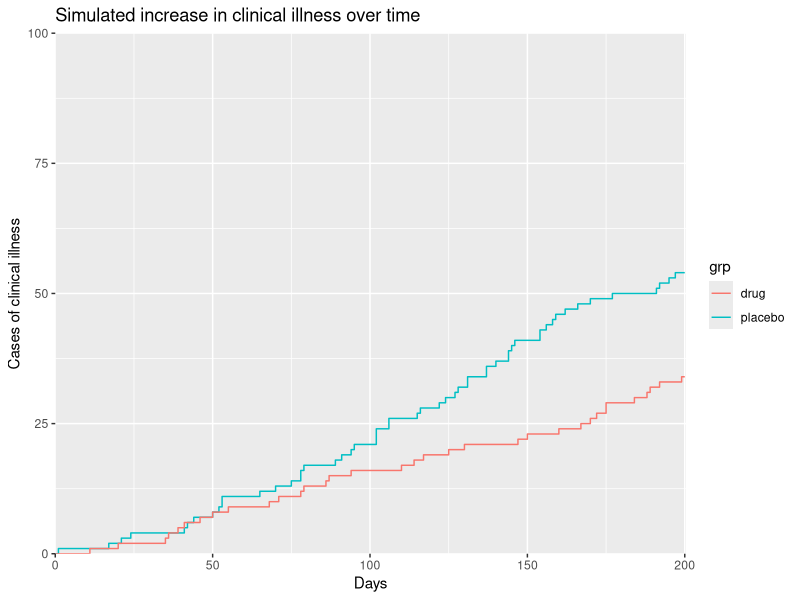
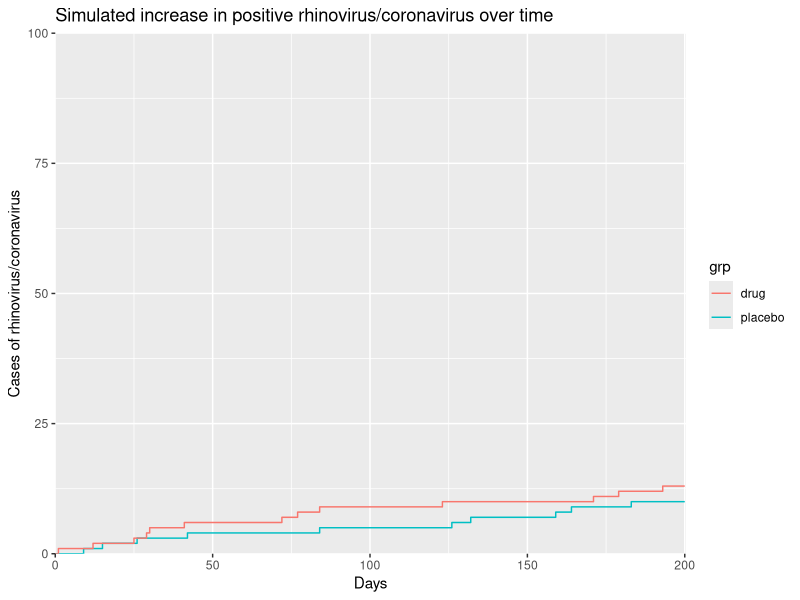

Reproduce these figures in R, in order. (Note: this script raises an error after producing the figures.)
library(ggplot2)
library(gridExtra)

gen_pois <- function(){ # function that generates 300 poisson numbers with a mean of 2.5
  pois <- rpois(300,2.5)

  table(factor(pois,levels=0:11)) # puts the numbers into a frequency table which contains levels from 0 to 11
}

total_pois <- function(freq){ # function to calculate the total clinical illnesses in a frequency table
  total <- 0 # sets the total to zero (assignment operators are =, <- and ->)

  rep <- 0
  for(j in freq){
    total <- total + (j * rep) # total gets the original total plus 'j' (the number of colds from the table) times by 'rep' (the number of colds that people in that group experienced)
    rep <- rep + 1 # no ++ or += in R, so to add 1 to a value you must do it like this
  }

  total # instead of using a return method, R has a built-in way to return values simply by typing out the variable with no logical/assignment operators
}

total_pois_4 <- function(freq){ # function to calculate the total of colds, but treating above 4 as 4
  total_a4 <- 0 # variable (a4 for above 4)
  rep <- 0
  for(k in freq){
    total_a4 <- total_a4 + (k * rep)
    if(rep < 4){ # all similar as above, except the 'rep' variable is capped off at 4.
      rep <- rep + 1
    }
  }

  total_a4 # returns
}

virustypes <- function(t){
  retval = c(0,0)
  for(v in 1:t){
    r <- runif(1)
    if(r >= 0.5){
      retval[1] <- retval[1] + 1
      r <- runif(1)
      if(r <= 0.65){
        retval[2] <- retval[2] + 1
      }
    }
  }

  retval
}

e <- as.numeric(gen_pois()) # as.numeric() returns just the frequencies from the table, and not the reference numbers

total <- total_pois(e) # initialise the total variable
total_0 <- e[1] # intialise the total number of 0 colds variable (indexing starts at 1)
total_4 <- sum(e[5:11]) # initialise the total number of 4+ colds variable (indexing using a range; sum adds up all the numbers)
total_a4 <- total_pois_4(e) # initialise the total_a4 variable
groups <- matrix(0,ncol=2,nrow=20) # groups is the variable which contains the sample sizes
colnames(groups) <- c('PLACEBO','DRUG') # add names to the columns

groups.positive <- matrix(0,ncol=2,nrow=20) # groups is the variable which contains the sample sizes
colnames(groups.positive) <- c('PLACEBO','DRUG') # add names to the columns

d <- data.frame( # data for plotting
  x = 0:11,
  y = e
)

ti.placebo.clinical <- c()
ti.drug.clinical <- c() # intialise 2 empty time variables
for(j in 1:total_pois_4(e)){
  r <- runif(1) # runif(1) generates a single random decimal between 0 and 1
  if(r >= 0.75){ # 1 in 4
    r = runif(1)
    if(r <= 0.25){
      groups[1,1] <- groups[1,1] + 1 # increase the first group by 1
      ti.placebo.clinical <- c(ti.placebo.clinical,sample(1:200,1)) # sample(1:200,1) generates 1 random integer in the range 1:200. add it to the time variable for the placebos
    }
  }else{
    r = runif(1)
    if(r <= 0.0625){
      groups[1,2] <- groups[1,2] + 1 # increase the second group by 1
      ti.drug.clinical <- c(ti.drug.clinical,sample(1:200,1))
    }
  }
}
ti.placebo.clinical <- as.numeric(table(factor(ti.placebo.clinical,levels=0:200))) # turn the times into a list of frequencies by feeding it through many functions
ti.drug.clinical <- as.numeric(table(factor(ti.drug.clinical,levels=0:200)))


e <- virustypes(total_pois_4(e))

print(e)
print(e[2])

ti.placebo.positive <- c()
ti.drug.positive <- c() # intialise 2 empty time variables
for(j in 1:e[2]){
  r <- runif(1) # runif(1) generates a single random decimal between 0 and 1
  if(r >= 0.75){ # 1 in 4
    r = runif(1) # generate another float to check if they get an infection
    if(r <= 0.25){
      groups.positive[1,1] <- groups.positive[1,1] + 1 # increase the first group by 1
      ti.placebo.positive <- c(ti.placebo.positive,sample(1:200,1)) # sample(1:200,1) generates 1 random integer in the range 1:200. add it to the time variable for the placebos
    }
  }else{
    r = runif(1)
    if(r <= 0.0625){
      groups.positive[1,2] <- groups.positive[1,2] + 1 # increase the second group by 1
      ti.drug.positive <- c(ti.drug.positive,sample(1:200,1))
    }
  }
}
ti.placebo.positive <- as.numeric(table(factor(ti.placebo.positive,levels=0:200))) # turn the times into a list of frequencies by feeding it through many functions
ti.drug.positive <- as.numeric(table(factor(ti.drug.positive,levels=0:200)))

d.t.drug.positive <- data.frame(
  x = 0:200, # range 0 to 200 for the x axis
  y = cumsum(ti.drug.positive), # cumulative sum of the time, then times by 0.25 to get an approximation for the amount of infections
  grp = 'drug' # name the group 'placebo' (this appears on the side of the step chart)
)

d.t.placebo.positive <- data.frame(
  x = 0:200, # range 0 to 200 for the x axis
  y = cumsum(ti.placebo.positive), # cumulative sum of the time, then times by 0.25 to get an approximation for the amount of infections
  grp = 'placebo' # name the group 'placebo' (this appears on the side of the step chart)
)

d.t.drug.clinical <- data.frame(
  x = 0:200, # range 0 to 200 for the x axis
  y = cumsum(ti.drug.clinical), # cumulative sum of the time, then times by 0.25 to get an approximation for the amount of infections
  grp = 'drug' # name the group 'placebo' (this appears on the side of the step chart)
)

d.t.placebo.clinical <- data.frame(
  x = 0:200,
  y = cumsum(ti.placebo.clinical),
  grp = 'placebo'
)

p <- ggplot(d,aes(x,y)) + # assign data (d) and aesthetics (x,y) to the graph
  geom_point() + # point graph
  expand_limits(x=0,y=0) + # start the axis at exactly 0,0
  scale_x_continuous(expand=c(0,0),limits=c(0,10.5)) +
  scale_y_continuous(expand=c(0,0),limits=c(0,100)) +
  ggtitle('Simulated number of clinical illnesses per family') + # plot title
  xlab('Number of clinical illnesses') + # plot labels
  ylab('Families')

p.t <- ggplot(d.t.placebo.clinical,aes(x,y)) +
  expand_limits(x=0,y=0) +
  scale_x_continuous(expand=c(0,0),limits=c(0,200.5)) +
  scale_y_continuous(expand=c(0,0),limits=c(0,100)) +
  ggtitle('Simulated increase in clinical illness over time') +
  xlab('Days') +
  ylab('Cases of clinical illness')

p.t2 <- ggplot(d.t.placebo.clinical,aes(x,y)) + # this graph is rendered immediately
  expand_limits(x=0,y=0) +
  scale_x_continuous(expand=c(0,0),limits=c(0,200.5)) +
  scale_y_continuous(expand=c(0,0),limits=c(0,100)) +
  ggtitle('Simulated increase in clinical illness over time') +
  xlab('Days') +
  ylab('Cases of clinical illness')

p.t2 <- p.t2 + geom_step(data=d.t.placebo.clinical,aes(x=x,y=y,color=grp)) + geom_step(data=d.t.drug.clinical,aes(x=x,y=y,color=grp))
pdf(file='clinical_illness1.pdf') # open pdf of this name
print(p.t2) # print to pdf
dev.off() # close file

p.t3 <- ggplot(d.t.placebo.positive,aes(x,y)) + # this graph is rendered immediately
  expand_limits(x=0,y=0) +
  scale_x_continuous(expand=c(0,0),limits=c(0,200.5)) +
  scale_y_continuous(expand=c(0,0),limits=c(0,100)) +
  ggtitle('Simulated increase in positive rhinovirus/coronavirus over time') +
  xlab('Days') +
  ylab('Cases of rhinovirus/coronavirus')

p.t3 <- p.t3 + geom_step(data=d.t.placebo.positive,aes(x=x,y=y,color=grp)) + geom_step(data=d.t.drug.positive,aes(x=x,y=y,color=grp))
pdf(file='positive_illness1.pdf') # open pdf of this name
print(p.t3) # print to pdf
dev.off() # close file


for(i in 2:20){ # repeats x times and draws to plot
  e <- as.numeric(gen_pois())

  ## reassigning variables: ##
  d2 <- data.frame(
    x = 0:11,
    y = e
  )

  total_a4 <- (total_a4 + total_pois_4(e)) / 2
  total_4 <- c(total_4, sum(e[5:11]))
  total_0 <- c(total_0, e[1]) # 'c' is the function for a vector or a list of numbers
  total <- (total + total_pois(e)) / 2 # averages
  d <- (d + d2) / 2 # averages
  p <- p + geom_point(data=d2) # add points to the graph for the new data
  old_ti.placebo.positive <- ti.placebo.positive
  old_ti.drug.positive <- ti.drug.positive
  old_ti.placebo.clinical = ti.placebo.clinical
  old_ti.drug.clinical = ti.drug.clinical
  ti.placebo.clinical = c()
  ti.drug.clincal = c()

  for(j in 1:total_pois_4(e)){ # group assigning and time sampling
    r <- runif(1)
    if(r >= 0.75){
      r = runif(1) # generate another float to check if they get an infection
      if(r <= 0.25){
        groups[i,1] <- groups[i,1] + 1
        ti.placebo.clinical <- c(ti.placebo.clinical,sample(1:200,1))
      }
    }else{
      r = runif(1)
      if(r<=0.0625){
        groups[i,2] <- groups[i,2] + 1
        ti.drug.clinical <- c(ti.drug.clinical,sample(1:200,1))
      }
    }
  }
  ti.placebo.clinical <- as.numeric(table(factor(ti.placebo.clinical,levels=0:200)))
  ti.drug.clinical <- as.numeric(table(factor(ti.drug.clinical,levels=0:200)))

  ti.placebo.clinical <- (ti.placebo.clinical + old_ti.placebo.clinical) / 2
  ti.drug.clinical <- (ti.drug.clinical + old_ti.drug.clinical) / 2 # averaging

  e <- virustypes(total_pois_4(e))

  ti <- c()
  ti2 <- c() # give these variables different names and then recreate them as empty

  for(j in 1:e[2]){ # group assigning and time sampling
    r <- runif(1)
    if(r >= 0.75){
      r = runif(1)
      if(r <= 0.25){
        groups.positive[i,1] <- groups.positive[i,1] + 1
        ti.placebo.positive <- c(ti.placebo.positive,sample(1:200,1))
      }
    }else{
      r = runif(i)
      if(r <= 0.0625){
        groups.positive[i,2] <- groups.positive[i,2] + 1
        ti.drug.positive <- c(ti.drug.positive,sample(1:200,1))
      }
    }
  }
  ti.placebo.positive <- as.numeric(table(factor(ti.placebo.positive,levels=0:200)))
  ti.drug.positive <- as.numeric(table(factor(ti.drug.positive,levels=0:200)))

  ti.placebo.positive <- (ti + old_ti.placebo.positive) / 2
  ti.drug.positive <- (ti2 + old_ti.drug.positive) / 2 # averaging

}

p <- p + geom_smooth(data=d,method='loess') # make a smooth curve
#p <- p + geom_histogram(data=d,stat='identity',alpha=0.15) # unhash this line to draw a histogram

d.t <- data.frame(
  x = 0:200,
  y = cumsum(ti.placebo.clinical), # cumulative sums and set this up properly
  grp = 'placebo'
)

d.t2 <- data.frame(
  x = 0:200,
  y = cumsum(ti.drug.clinical), # times down for the expected effectiveness in the drug group
  grp = 'drug'
)

d.tt <- data.frame(
  x = 0:200,
  y = d.t2$y + d.t$y,
  grp = 'all'
)

p.t <- p.t + geom_step(data=d.t,aes(x=x,y=y,color=grp)) # add a step plot for the palcebo
p.t <- p.t + geom_step(data=d.t2,aes(x=x,y=y,color=grp)) # add a step plot for the drug
p.t <- p.t + geom_step(data=d.tt,aes(x=x,y=y,color=grp)) # add a step plot for the total

total <- format(total,digits=4,nsmall=1) # finalise the totals (limit the digits, force it to 1 d.p)
total_a4 <- format(total_a4,digits=4,nsmall=1)

placebo = groups[,1] # break the groups into 2 variables for printing
drug = groups[,2]

positive.placebo = groups.positive[,1] # break the groups into 2 variables for printing
positive.drug = groups.positive[,2]

# summarise

sink('summary.txt',append=F,split=T) # text file summary table

t <- matrix('',nrow=13,ncol=1) # new matrix (2d list) for the summary
colnames(t) <- c('SUMMARY')
rownames(t) <- c('','','','','','','','','','','','','')

close = which(abs(d.tt$y-mean(d.tt$y))==min(abs(d.tt$y-mean(d.tt$y)))) # pick out the value from the cumulative days that's closest to the mean
day = which(d.tt==close) # pick the day that the closest occured on

close_l = which(abs(d.tt$y-mean(d.tt[1:day,2]))==min(abs(d.tt$y-mean(d.tt[1:day,2])))) # same again but split in half further
day_l = which(d.tt==close_l)

close_h = which(abs(d.tt$y-mean(d.tt[day:200,2]))==min(abs(d.tt$y-mean(d.tt[day:200,2]))))
day_h = which(d.tt==close_h)

quart = (close_h - close_l) / 2 # deviation

# 'paste' is R's way of joining 2 strings. add these pasted strings to the matrix 't'
t[1,] <- paste('The predicted total of families that get no colds is',format(median(total_0),nsmall=1),'±',format((quantile(total_0)[4]-quantile(total_0)[2])/2,nsmall=3))
t[2,] <- paste('The predicted total of families that get more than 4 colds is',format(median(total_4),nsmall=1),'±',format((quantile(total_4)[4]-quantile(total_4)[2])/2,nsmall=3))
t[3,] <- paste('The predicted total number of colds is',total)
t[4,] <- paste('The predicted total of colds, treating above 4 as 4, is',total_a4)
t[5,] <- paste('The predicted clinical illnesses in the placebo group is',format(median(placebo)),'±',format((quantile(placebo)[4]-quantile(placebo)[2])/2))
t[6,] <-paste('The predicted clinical illnesses in the drug group is',format(median(drug)),'±',format((quantile(drug)[4]-quantile(drug)[2])/2))
t[7,] <- paste('The predicted clinical illnesses in total is',format(median(drug+placebo)),'±',format((quantile(drug+placebo)[4]-quantile(drug+placebo)[2])/2))
t[8,] <- paste('The predicted rhino/corona virus positive in the placebo group is',format(median(positive.placebo)),'±',format((quantile(positive.placebo)[4]-quantile(positive.placebo)[2])/2))
t[9,] <- paste('The predicted rhino/corona virus positive in the drug group is',format(median(positive.drug)),'±',format((quantile(positive.drug)[4]-quantile(positive.drug)[2])/2))
t[10,] <- paste('The predicted rhino/corona virus positive total is',format(median(positive.drug+positive.placebo)),'±',format((quantile(positive.placebo+positive.drug)[4]-quantile(positive.placebo+positive.drug)[2])/2))
t[11,] <- paste('The predicted time for half the clinical illnesses to occur is',day,'days ±',quart)
t[12,] <- paste('The predicted time from half to all infections is',200-day,'days')
t[13,] <- '20 iterations were ran in this simulation'

# commandline prints

print('+--------------------------------------------------------------------------------------------+')
print('|                                          SUMMARY                                           |')
print('|                        results are mean/median ± interquartile range                       |')
print('|--------------------------------------------------------------------------------------------|')
print(paste('|',format(t[1,],width=90,justify='c'),'|'))
print(paste('|',format(t[2,],width=90,justify='c'),'|'))
print('|--------------------------------------------------------------------------------------------|')
print(paste('|',format(t[3,],width=90,justify='c'),'|'))
print(paste('|',format(t[4,],width=90,justify='c'),'|'))
print('|--------------------------------------------------------------------------------------------|')
print(paste('|',format(t[5,],width=90,justify='c'),'|'))
print(paste('|',format(t[6,],width=90,justify='c'),'|'))
print(paste('|',format(t[7,],width=90,justify='c'),'|'))
print('|--------------------------------------------------------------------------------------------|')
print(paste('|',format(t[8,],width=90,justify='c'),'|'))
print(paste('|',format(t[9,],width=90,justify='c'),'|'))
print(paste('|',format(t[10,],width=90,justify='c'),'|'))
print('|--------------------------------------------------------------------------------------------|')
print(paste('|',format(t[11,],width=90,justify='c'),'|'))
print(paste('|',format(t[12,],width=90,justify='c'),'|'))
print('+--------------------------------------------------------------------------------------------+')
print(t[13,])

pdf(file='illness_frequencies.pdf') # draw to plot
print(p)
dev.off()

pdf(file='illness_times.pdf')
print(p.t)
dev.off()

pdf(file='summary.pdf') # pdf summary table
grid.table(t) # add the matrix 't' to a pdf file
dev.off()
